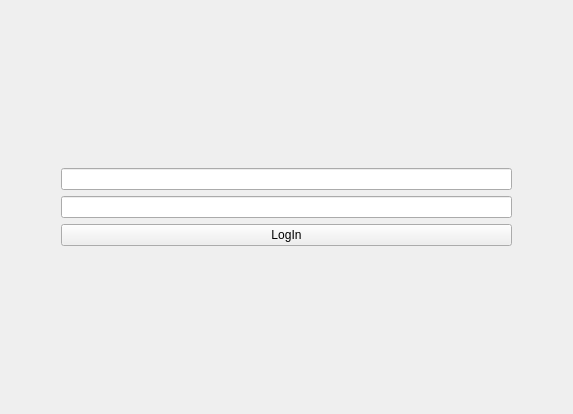
<?xml version="1.0" encoding="UTF-8"?>
<ui version="4.0">
 <class>LoginTab</class>
 <widget class="QWidget" name="LoginTab">
  <property name="geometry">
   <rect>
    <x>0</x>
    <y>0</y>
    <width>573</width>
    <height>414</height>
   </rect>
  </property>
  <property name="sizePolicy">
   <sizepolicy hsizetype="Expanding" vsizetype="Expanding">
    <horstretch>0</horstretch>
    <verstretch>0</verstretch>
   </sizepolicy>
  </property>
  <property name="windowTitle">
   <string>Form</string>
  </property>
  <layout class="QVBoxLayout" name="verticalLayout_2">
   <item>
    <layout class="QGridLayout" name="gridLayout">
     <property name="leftMargin">
      <number>50</number>
     </property>
     <property name="rightMargin">
      <number>50</number>
     </property>
     <item row="2" column="0">
      <widget class="QLineEdit" name="pwd">
       <property name="font">
        <font>
         <underline>false</underline>
         <strikeout>false</strikeout>
        </font>
       </property>
       <property name="text">
        <string/>
       </property>
       <property name="echoMode">
        <enum>QLineEdit::Password</enum>
       </property>
       <property name="alignment">
        <set>Qt::AlignCenter</set>
       </property>
      </widget>
     </item>
     <item row="3" column="0">
      <widget class="QPushButton" name="login">
       <property name="text">
        <string>LogIn</string>
       </property>
      </widget>
     </item>
     <item row="1" column="0">
      <widget class="QLineEdit" name="username">
       <property name="alignment">
        <set>Qt::AlignCenter</set>
       </property>
      </widget>
     </item>
    </layout>
   </item>
  </layout>
 </widget>
 <tabstops>
  <tabstop>username</tabstop>
  <tabstop>pwd</tabstop>
  <tabstop>login</tabstop>
 </tabstops>
 <resources/>
 <connections/>
</ui>
